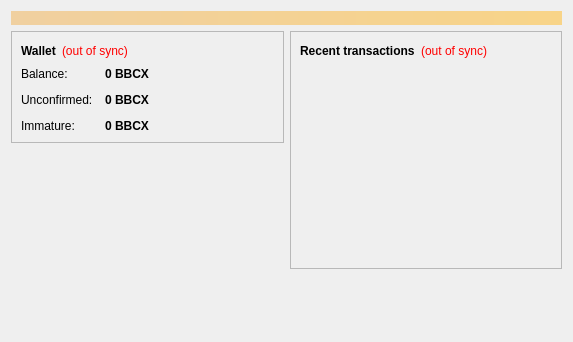
<?xml version="1.0" encoding="UTF-8"?>
<ui version="4.0">
 <class>OverviewPage</class>
 <widget class="QWidget" name="OverviewPage">
  <property name="geometry">
   <rect>
    <x>0</x>
    <y>0</y>
    <width>573</width>
    <height>342</height>
   </rect>
  </property>
  <property name="windowTitle">
   <string>Form</string>
  </property>
  <layout class="QVBoxLayout" name="topLayout">
   <item>
    <widget class="QLabel" name="labelAlerts">
     <property name="visible">
      <bool>false</bool>
     </property>
     <property name="styleSheet">
      <string notr="true">background-color: qlineargradient(x1: 0, y1: 0, x2: 1, y2: 0, stop:0 #F0D0A0, stop:1 #F8D488); color:#000000;</string>
     </property>
     <property name="wordWrap">
      <bool>true</bool>
     </property>
     <property name="margin">
      <number>3</number>
     </property>
    </widget>
   </item>
   <item>
    <layout class="QHBoxLayout" name="horizontalLayout" stretch="1,1">
     <item>
      <layout class="QVBoxLayout" name="verticalLayout_2">
       <item>
        <widget class="QFrame" name="frame">
         <property name="frameShape">
          <enum>QFrame::StyledPanel</enum>
         </property>
         <property name="frameShadow">
          <enum>QFrame::Raised</enum>
         </property>
         <layout class="QVBoxLayout" name="verticalLayout_4">
          <item>
           <layout class="QHBoxLayout" name="horizontalLayout_4">
            <item>
             <widget class="QLabel" name="label_5">
              <property name="font">
               <font>
                <weight>75</weight>
                <bold>true</bold>
               </font>
              </property>
              <property name="text">
               <string>Wallet</string>
              </property>
             </widget>
            </item>
            <item>
             <widget class="QLabel" name="labelWalletStatus">
              <property name="toolTip">
               <string>The displayed information may be out of date. Your wallet automatically synchronizes with the BloomBitcoin network after a connection is established, but this process has not completed yet.</string>
              </property>
              <property name="styleSheet">
               <string notr="true">QLabel { color: red; }</string>
              </property>
              <property name="text">
               <string notr="true">(out of sync)</string>
              </property>
              <property name="alignment">
               <set>Qt::AlignLeading|Qt::AlignLeft|Qt::AlignVCenter</set>
              </property>
             </widget>
            </item>
            <item>
             <spacer name="horizontalSpacer_2">
              <property name="orientation">
               <enum>Qt::Horizontal</enum>
              </property>
              <property name="sizeHint" stdset="0">
               <size>
                <width>40</width>
                <height>20</height>
               </size>
              </property>
             </spacer>
            </item>
           </layout>
          </item>
          <item>
           <layout class="QFormLayout" name="formLayout_2">
            <property name="fieldGrowthPolicy">
             <enum>QFormLayout::AllNonFixedFieldsGrow</enum>
            </property>
            <property name="horizontalSpacing">
             <number>12</number>
            </property>
            <property name="verticalSpacing">
             <number>12</number>
            </property>
            <item row="0" column="0">
             <widget class="QLabel" name="label">
              <property name="text">
               <string>Balance:</string>
              </property>
             </widget>
            </item>
            <item row="0" column="1">
             <widget class="QLabel" name="labelBalance">
              <property name="font">
               <font>
                <weight>75</weight>
                <bold>true</bold>
               </font>
              </property>
              <property name="cursor">
               <cursorShape>IBeamCursor</cursorShape>
              </property>
              <property name="toolTip">
               <string>Your current balance</string>
              </property>
              <property name="text">
               <string notr="true">0 BBCX</string>
              </property>
              <property name="textInteractionFlags">
               <set>Qt::LinksAccessibleByMouse|Qt::TextSelectableByKeyboard|Qt::TextSelectableByMouse</set>
              </property>
             </widget>
            </item>
            <item row="1" column="0">
             <widget class="QLabel" name="label_3">
              <property name="text">
               <string>Unconfirmed:</string>
              </property>
             </widget>
            </item>
            <item row="1" column="1">
             <widget class="QLabel" name="labelUnconfirmed">
              <property name="font">
               <font>
                <weight>75</weight>
                <bold>true</bold>
               </font>
              </property>
              <property name="cursor">
               <cursorShape>IBeamCursor</cursorShape>
              </property>
              <property name="toolTip">
               <string>Total of transactions that have yet to be confirmed, and do not yet count toward the current balance</string>
              </property>
              <property name="text">
               <string notr="true">0 BBCX</string>
              </property>
              <property name="textInteractionFlags">
               <set>Qt::LinksAccessibleByMouse|Qt::TextSelectableByKeyboard|Qt::TextSelectableByMouse</set>
              </property>
             </widget>
            </item>
            <item row="2" column="0">
             <widget class="QLabel" name="labelImmatureText">
              <property name="text">
               <string>Immature:</string>
              </property>
             </widget>
            </item>
            <item row="2" column="1">
             <widget class="QLabel" name="labelImmature">
              <property name="font">
               <font>
                <weight>75</weight>
                <bold>true</bold>
               </font>
              </property>
              <property name="toolTip">
               <string>Mined balance that has not yet matured</string>
              </property>
              <property name="text">
               <string notr="true">0 BBCX</string>
              </property>
              <property name="textInteractionFlags">
               <set>Qt::LinksAccessibleByMouse|Qt::TextSelectableByKeyboard|Qt::TextSelectableByMouse</set>
              </property>
             </widget>
            </item>
           </layout>
          </item>
         </layout>
        </widget>
       </item>
       <item>
        <spacer name="verticalSpacer">
         <property name="orientation">
          <enum>Qt::Vertical</enum>
         </property>
         <property name="sizeHint" stdset="0">
          <size>
           <width>20</width>
           <height>40</height>
          </size>
         </property>
        </spacer>
       </item>
      </layout>
     </item>
     <item>
      <layout class="QVBoxLayout" name="verticalLayout_3">
       <item>
        <widget class="QFrame" name="frame_2">
         <property name="frameShape">
          <enum>QFrame::StyledPanel</enum>
         </property>
         <property name="frameShadow">
          <enum>QFrame::Raised</enum>
         </property>
         <layout class="QVBoxLayout" name="verticalLayout">
          <item>
           <layout class="QHBoxLayout" name="horizontalLayout_2">
            <item>
             <widget class="QLabel" name="label_4">
              <property name="text">
               <string>&lt;b&gt;Recent transactions&lt;/b&gt;</string>
              </property>
             </widget>
            </item>
            <item>
             <widget class="QLabel" name="labelTransactionsStatus">
              <property name="toolTip">
               <string>The displayed information may be out of date. Your wallet automatically synchronizes with the BloomBitcoin network after a connection is established, but this process has not completed yet.</string>
              </property>
              <property name="styleSheet">
               <string notr="true">QLabel { color: red; }</string>
              </property>
              <property name="text">
               <string notr="true">(out of sync)</string>
              </property>
              <property name="alignment">
               <set>Qt::AlignRight|Qt::AlignTrailing|Qt::AlignVCenter</set>
              </property>
             </widget>
            </item>
            <item>
             <spacer name="horizontalSpacer">
              <property name="orientation">
               <enum>Qt::Horizontal</enum>
              </property>
              <property name="sizeHint" stdset="0">
               <size>
                <width>40</width>
                <height>20</height>
               </size>
              </property>
             </spacer>
            </item>
           </layout>
          </item>
          <item>
           <widget class="QListView" name="listTransactions">
            <property name="styleSheet">
             <string notr="true">QListView { background: transparent; }</string>
            </property>
            <property name="frameShape">
             <enum>QFrame::NoFrame</enum>
            </property>
            <property name="verticalScrollBarPolicy">
             <enum>Qt::ScrollBarAlwaysOff</enum>
            </property>
            <property name="horizontalScrollBarPolicy">
             <enum>Qt::ScrollBarAlwaysOff</enum>
            </property>
            <property name="selectionMode">
             <enum>QAbstractItemView::NoSelection</enum>
            </property>
           </widget>
          </item>
         </layout>
        </widget>
       </item>
       <item>
        <spacer name="verticalSpacer_2">
         <property name="orientation">
          <enum>Qt::Vertical</enum>
         </property>
         <property name="sizeHint" stdset="0">
          <size>
           <width>20</width>
           <height>40</height>
          </size>
         </property>
        </spacer>
       </item>
      </layout>
     </item>
    </layout>
   </item>
  </layout>
 </widget>
 <resources/>
 <connections/>
</ui>
